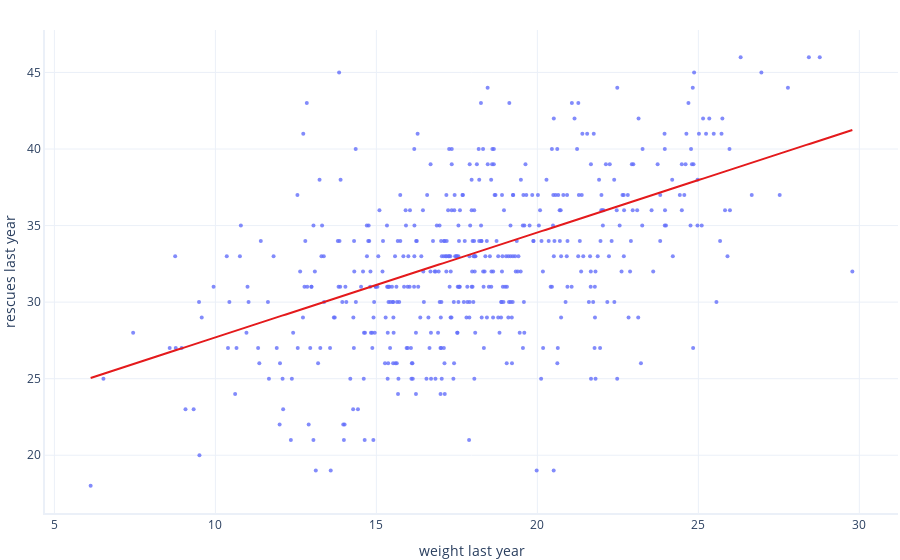

The code cell stored with this chart in its notebook:
### Markdown cell above
The features are the same, but we have much more data this time. Let's see how our model does!

### Code cell
# Plot the fitted model against this new dataset. 

graphing.scatter_2D(new_data, "weight_last_year", "rescues_last_year", trendline = lambda x: model.params[1] * x + model.params[0])
